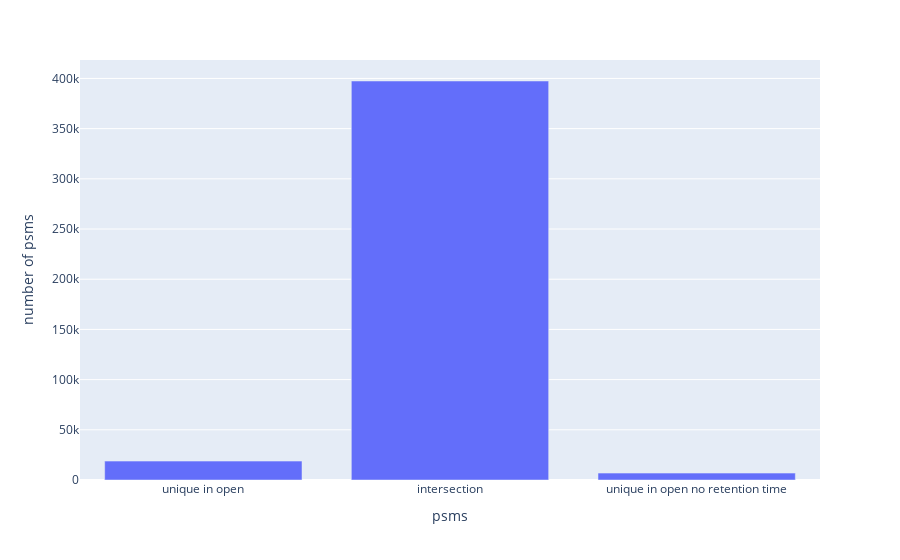

Notebook source saved alongside this figure:
### Markdown cell above
Now, let's focus on the ionbot search that does not consider DeepLC predictions:

### Code cell
ids_1 = set(ionbot[get_column(level_dict[level])])
ids_2 = set(ionbot_nort[get_column(level_dict[level])])

fig = px.bar(
    y=[len(ids_1.difference(ids_2)),len(ids_1.intersection(ids_2)),len(ids_2.difference(ids_1))], 
    x=["unique in open", "intersection", "unique in open no retention time"],
    labels={
    "y": f"number of {level_dict[level]}",
    "x": level_dict[level],
    }
)
fig

### Figure 1 — Plotly figure (JSON) as saved in the notebook; plotly's stock layout.template omitted (floating-point values rounded to 4 significant figures)
{"data": [{"alignmentgroup": "True", "hovertemplate": "psms=%{x}<br>number of psms=%{y}<extra></extra>", "legendgroup": "", "marker": {"color": "#636efa", "pattern": {"shape": ""}}, "name": "", "offsetgroup": "", "orientation": "v", "showlegend": false, "textposition": "auto", "type": "bar", "x": ["unique in open", "intersection", "unique in open no retention time"], "xaxis": "x", "y": [18822, 397457, 6874], "yaxis": "y"}], "layout": {"barmode": "relative", "legend": {"tracegroupgap": 0}, "margin": {"t": 60}, "xaxis": {"anchor": "y", "domain": [0, 1], "title": {"text": "psms"}}, "yaxis": {"anchor": "x", "domain": [0, 1], "title": {"text": "number of psms"}}}}
